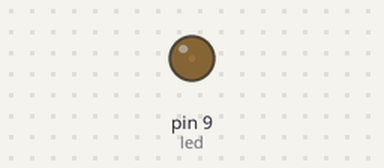
This sketch was run on a simulated Arduino Uno, built with avr-gcc and run on an emulated ATmega328P. On the bench: output pins drawn as LEDs (lit = HIGH).

Above: at 0.15 s.
At 1.35 s:
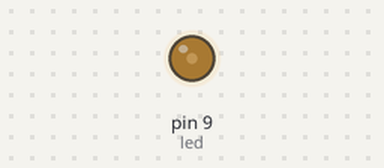
At 2.55 s:
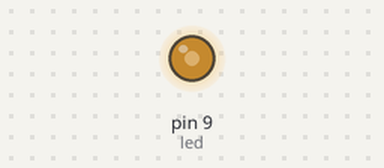
At 5.2 s:
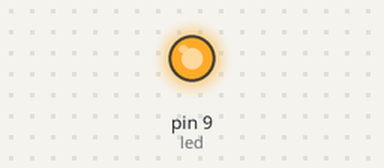
Timing chart, 0 to 6.7 s (numbered marks = the images above):
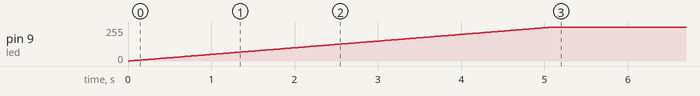

The sketch:

ex09.ino
```cpp
#define led 9

void setup()
{
  pinMode(led, OUTPUT);
}

void loop()
{
  int i = 0;

  for(i = 0; i  <= 255; i++)
  {
      analogWrite(led, i);
      delay(20);
   }
   for(i = 255; i  >= 0; i++)
   {
      analogWrite(led, i);
      delay(20);
   }
}
```

Measured:
- by itself, pin 9 (led): moves from 0/255 to 255/255 over 5.1 s
